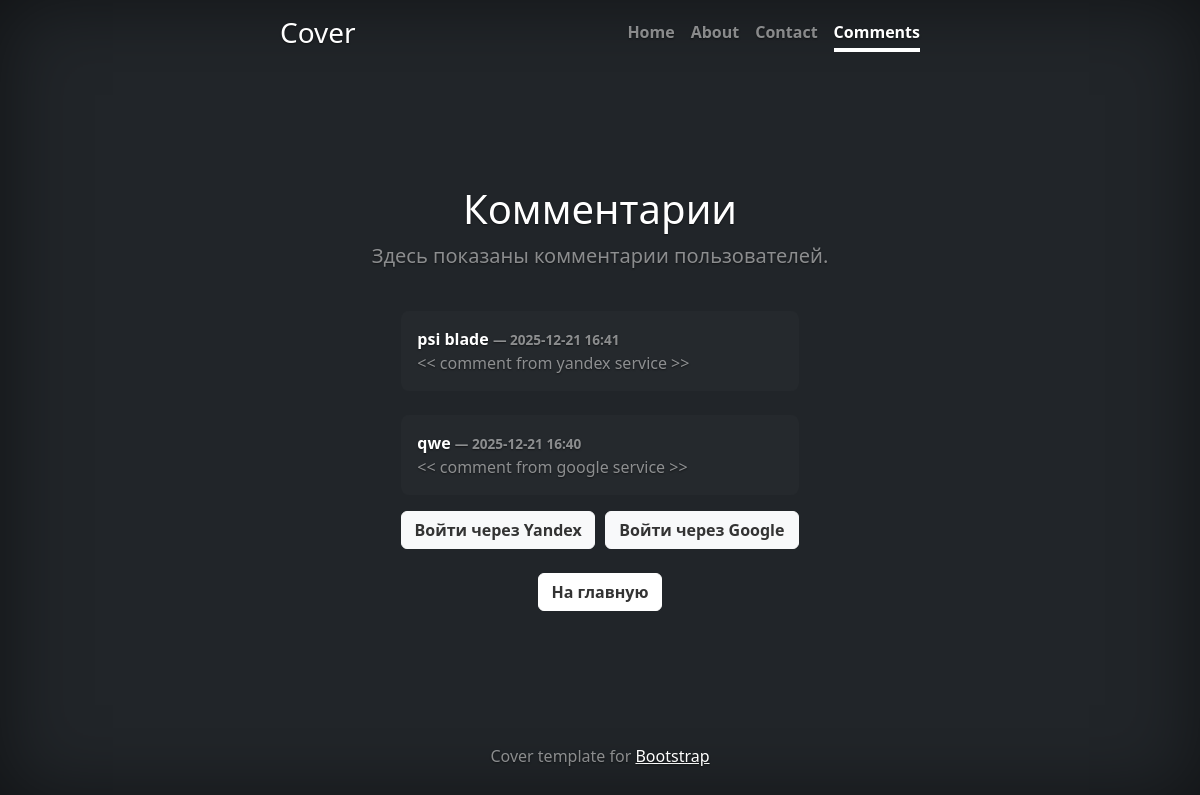
/comments, run on an earlier commit of the app's database.
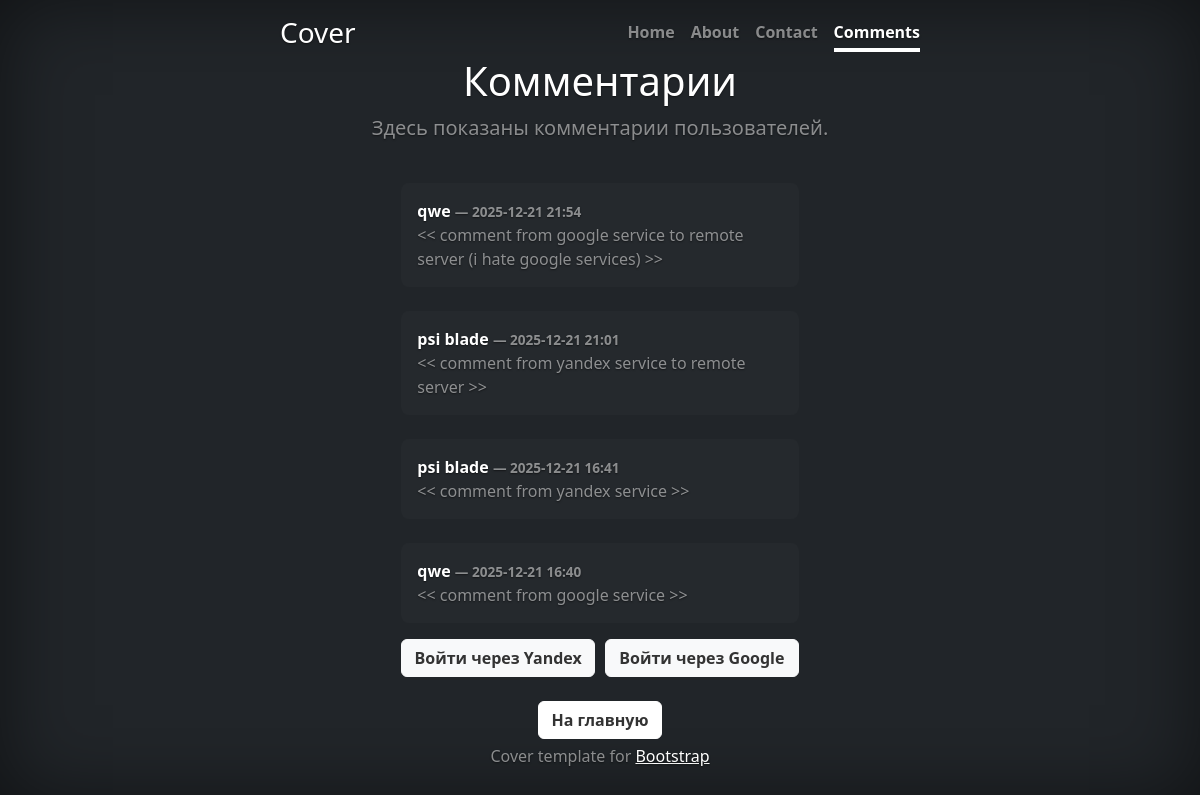
And on a later commit of the database.
### app.py (models this page shows)
class Comment(db.Model):
    id = db.Column(db.Integer, primary_key=True)
    body = db.Column(db.Text, nullable=False)
    created_at = db.Column(db.DateTime, default=datetime.utcnow)
    user_id = db.Column(db.Integer, db.ForeignKey('user.id'), nullable=False)

class User(UserMixin, db.Model):
    id = db.Column(db.Integer, primary_key=True)
    yandex_id = db.Column(db.String(255), unique=True)  # Оставляем как есть
    google_id = db.Column(db.String(255), unique=True)  # Добавляем новое поле
    name = db.Column(db.String(255))
    email = db.Column(db.String(255), unique=True)
    comments = db.relationship('Comment', backref='user', lazy=True)

### app.py (the view)
@app.route('/comments', methods=['GET', 'POST'])
def comments():
    form = CommentForm()
    comments_list = Comment.query.order_by(Comment.created_at.desc()).all()
    if current_user.is_authenticated and form.validate_on_submit():
        comment = Comment(body=form.body.data, user_id=current_user.id)
        db.session.add(comment)
        db.session.commit()
        flash('Комментарий добавлен!', 'success')
        return redirect(url_for('comments'))
    return render_template('comments.html', comments=comments_list, form=form)

### templates/comments.html (shortened to what this page needs)
<!doctype html>
<html lang="ru" class="h-100" data-bs-theme="auto">
<head>
    <link href="https://cdn.jsdelivr.net/npm/bootstrap@5.3.0/dist/css/bootstrap.min.css" rel="stylesheet" />
    <link href="{{ url_for('static', filename='css/cover.css') }}" rel="stylesheet" />
</head>
<body class="d-flex h-100 text-center text-bg-dark">
    <div class="cover-container d-flex w-100 h-100 p-3 mx-auto flex-column">
        <header class="mb-auto">
            <div>
                <h3 class="float-md-start mb-0">Cover</h3>
                <nav class="nav nav-masthead justify-content-center float-md-end">
                    <a class="nav-link fw-bold py-1 px-0" href="{{ url_for('index') }}">Home</a>
                    <a class="nav-link fw-bold py-1 px-0" href="{{ url_for('about') }}">About</a>
                    <a class="nav-link fw-bold py-1 px-0" href="{{ url_for('contacts') }}">Contact</a>
                    <a class="nav-link fw-bold py-1 px-0 active" href="{{ url_for('comments') }}">Comments</a>
                </nav>
            </div>
        </header>
        <main class="px-3">
            <h1>Комментарии</h1>
            <p class="lead text-white-50">Здесь показаны комментарии пользователей.</p>
            <div class="row justify-content-center">
                <div class="col-lg-8">
                    {% if comments %}
                    {% for c in comments %}
                    <div class="comment mt-4">
                        <div class="author">{{ c.user.name or c.user.email }} <span class="time">— {{
                                c.created_at.strftime('%Y-%m-%d %H:%M') }}</span></div>
                        <div class="body text-white-50">{{ c.body }}</div>
                    </div>
                    {% endfor %}
                    {% else %}
                    <p class="text-white-50 mt-4">Пока нет комментариев.</p>
                    {% endif %}
                    {% if current_user.is_authenticated %}
                    <div class="mt-4">
                        <form method="post">
                            {{ form.csrf_token }}
                            <div class="mb-3 text-start">
                                <label for="body" class="form-label">Комментарий</label>
                                {{ form.body(class="form-control", id="body", rows="3", placeholder="Ваш комментарий")
                                }}
                                {% if form.body.errors %}
                                <div class="invalid-feedback d-block">
                                    {% for error in form.body.errors %}
                                    <span>{{ error }}</span>
                                    {% endfor %}
                                </div>
                                {% endif %}
                            </div>
                            <div class="text-center">
                                {{ form.submit(class_="btn btn-light fw-bold border-white bg-white") }}
                            </div>
                        </form>
                    </div>
                    {% else %}
                    <div class="login-buttons">
                        <a href="{{ url_for('login_yandex') }}" class="btn btn-light fw-bold login-button">Войти через
                            Yandex</a>
                        <a href="{{ url_for('login_google') }}" class="btn btn-light fw-bold login-button">Войти через
                            Google</a>
                    </div>
                    {% endif %}
                    {% if not current_user.is_authenticated %}
                    <div class="mt-4 text-center">
                        <a href="{{ url_for('index') }}" class="btn btn-light fw-bold border-white bg-white">На
                            главную</a>
                    </div>
                    {% endif %}
                </div>
            </div>
        </main>
        <footer class="mt-auto text-white-50">
            <p>Cover template for <a href="https://getbootstrap.com/" class="text-white">Bootstrap</a></p>
        </footer>
    </div>
</body>
</html>

### static/css/cover.css (style rules this page uses)
.btn-light, .btn-light:hover, .btn-light:focus { color: #333; text-shadow: none; }
body { text-shadow: 0 .05rem .1rem rgba(0, 0, 0, .5); box-shadow: inset 0 0 5rem rgba(0, 0, 0, .5); }
.cover-container { max-width: 42em; }
.nav-masthead .nav-link { color: rgba(255, 255, 255, .5); border-bottom: .25rem solid transparent; }
.nav-masthead .nav-link+.nav-link { margin-left: 1rem; }
.nav-masthead .active { color: #fff; border-bottom-color: #fff; }

### templates/comments.html (style rules this page uses)
.comment { padding: 1rem; background: rgba(255, 255, 255, 0.02); border-radius: 8px; margin-bottom: .75rem; text-align: left; }
.comment .author { font-weight: 600; }
.comment .time { font-size: .85rem; color: rgba(255, 255, 255, 0.5); }
.login-buttons { display: flex; gap: 10px; justify-content: center; margin-top: 1rem; }
.login-button { flex: 1; max-width: 200px; }

What changed in the data, as far as the page shows it:
added Comment: user "qwe", created_at "2025-12-21 21:54", body "<< comment from google service to remote server (i hate google services) >>"
added Comment: user "psi blade", created_at "2025-12-21 21:01", body "<< comment from yandex service to remote server >>"
